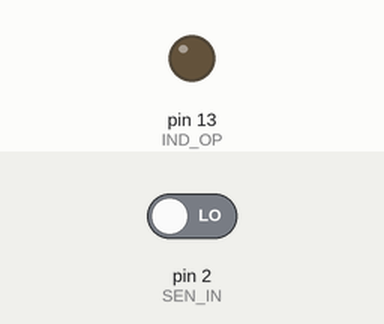
Simulated run of this sketch. Board: Arduino Uno, built with avr-gcc and run on an emulated ATmega328P. On the bench: output pins drawn as LEDs (lit = HIGH). Inputs (shaded band) come from the test bench; at power-on: pin 2 (SEN_IN) LOW.

Above: at 2.8 s.
2.9 s: pin 2 (SEN_IN) driven HIGH
At 4.1 s:
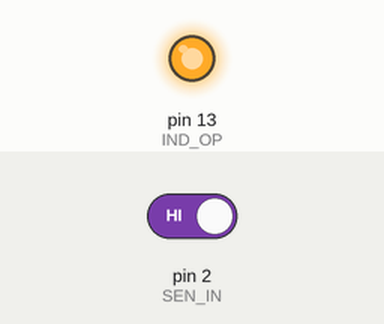
4.5 s: pin 2 (SEN_IN) driven LOW
At 5.3 s:
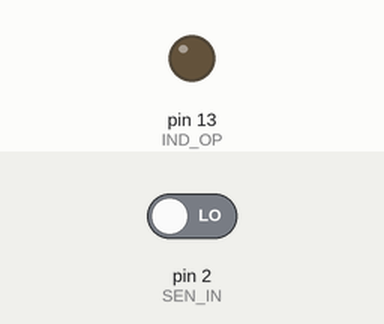
Timing chart, 0 to 7.5 s (numbered marks = the images above; inputs shaded):
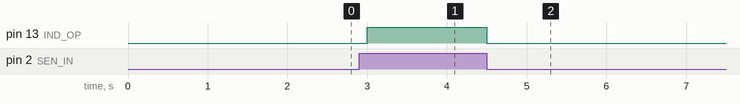

Measured:
- after the input at 2.9 s, pin 13 (IND_OP): LOW → HIGH after 0.10 s
- after the input at 4.5 s, pin 13 (IND_OP): HIGH → LOW at once

The sketch:

SoilHumidityExample.ino
```cpp
#define IND_OP 13
#define SEN_IN 2
void setup() {
   pinMode(IND_OP, OUTPUT);
  pinMode(SEN_IN, INPUT);
}
void loop() {
  if(digitalRead(SEN_IN) == HIGH){
    digitalWrite(IND_OP, HIGH);
  } else {
    digitalWrite(IND_OP, LOW);
    delay(1000);
  }
}
```
